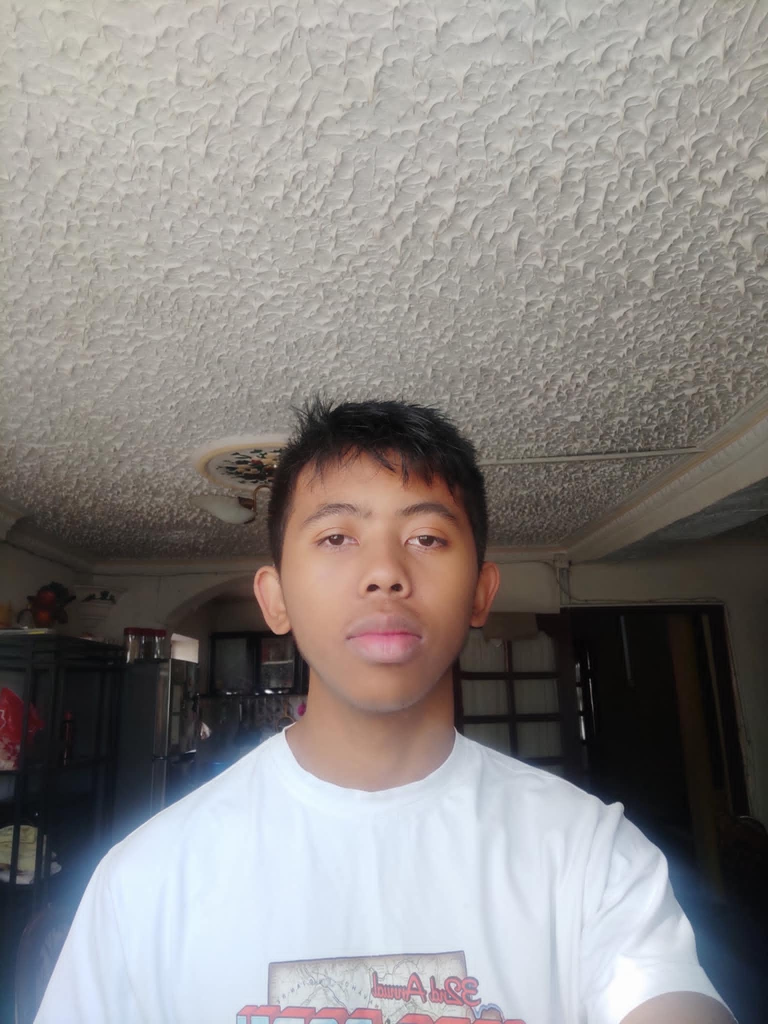
//> input picture me.jpeg, 1536 x 2048 px (shown at 1/2 size)
$ ./get_faces   (built with g++ and OpenCV 4)
//> lines starting //> are read from the running program, lines starting //| are printed output that depends on the picture
#include <opencv2/opencv.hpp>
#include <opencv2/objdetect.hpp>
#include <vector>
using namespace cv;

int main() {

    int width = 1200, height = 600;
    Mat img = imread("me.jpeg"), gray, cropped;
//> img is the input picture: 2048 rows x 1536 cols, CV_8UC3; mean B, G, R 132.9, 134.5, 138.5
    std::vector<Rect> faces;

    CascadeClassifier face_cascade;
    face_cascade.load(
        "/usr/share/opencv2/haarcascades/haarcascade_frontalface_alt.xml"
    );

    cvtColor(img, gray, COLOR_BGR2GRAY);
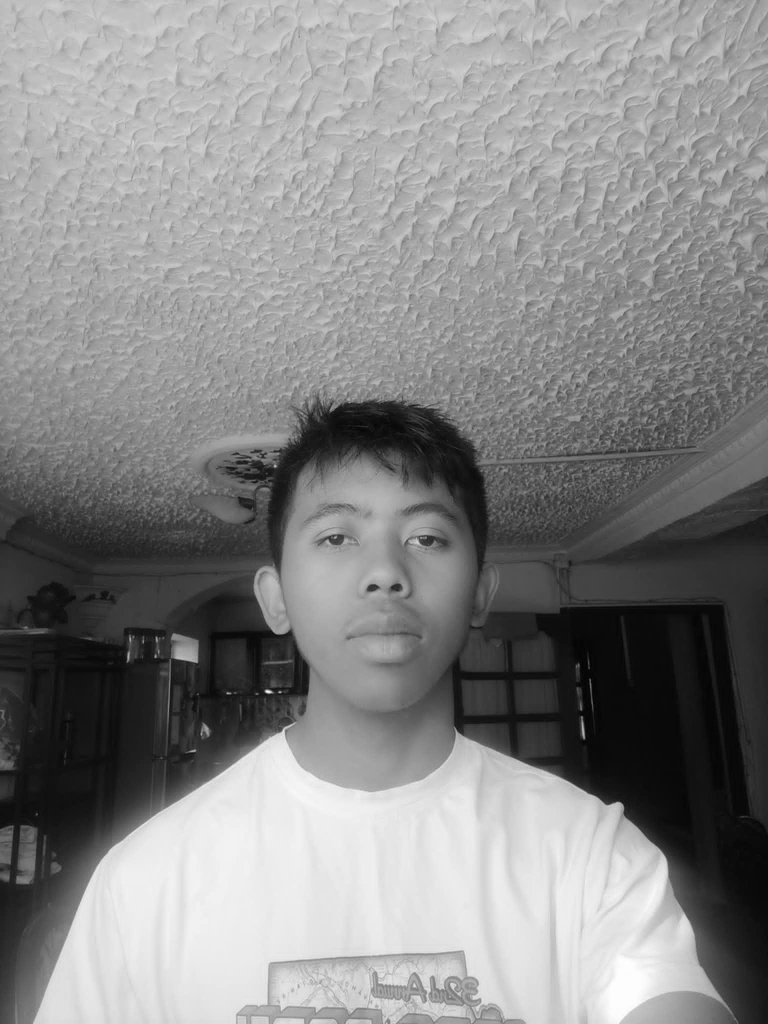
//> gray: 2048 rows x 1536 cols, CV_8UC1 (shown at 1/2 size); min 0, max 255, mean 135.5

        face_cascade.detectMultiScale(
            gray,
            faces,
            1.1,           // scaleFactor
            3,             // minNeighbors
            0,            // flags
            Size(30, 30)  // min size
        );
//> faces = 1 Rect (x, y, width, height): [545, 916, 442, 442]

    if(faces.size() == 0) {
        std:: cout << "no faces deteced !" << std::endl;
    }

    // adding some padding
    int padding_w = 100, padding_h = 200;
    Rect face = faces[0];
//> face = Rect(545, 916, 442, 442)

    face.width += padding_w;
//> face = Rect(545, 916, 542, 442)
    face.x -= padding_w/2;
//> face = Rect(495, 916, 542, 442)
    face.height += padding_h;
//> face = Rect(495, 916, 542, 642)
    face.y -= padding_h/2;
//> face = Rect(495, 816, 542, 642)

    cropped = img(face).clone();
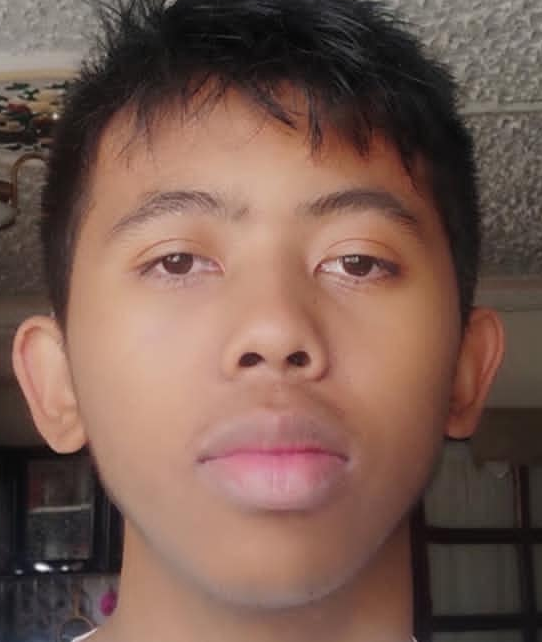
//> cropped: 642 rows x 542 cols, CV_8UC3; mean B, G, R 80.9, 91.2, 119.7
    imwrite("output.jpeg", cropped);
    return 0;
}
